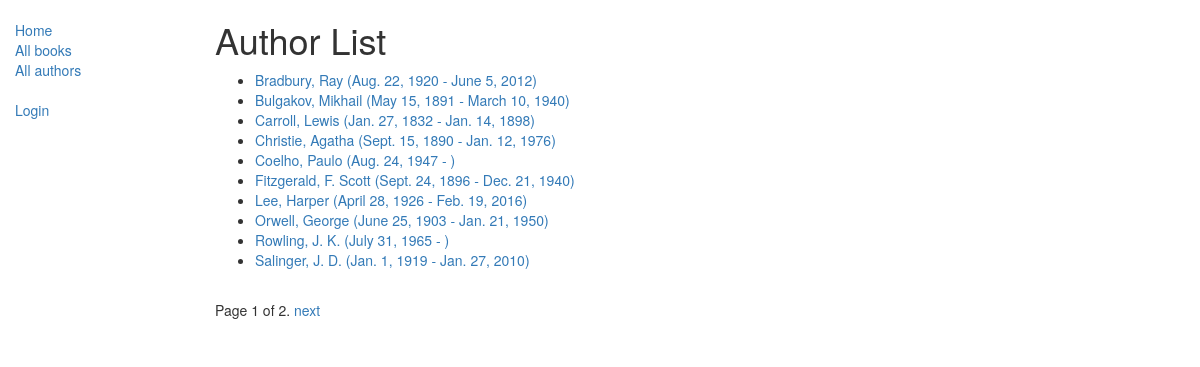
Screenshot of /catalog/authors/ with the database file from the repository.
### catalog/models.py (models this page shows)
class Author(models.Model):
    first_name = models.CharField(max_length=100)
    last_name = models.CharField(max_length=100)
    date_of_birth = models.DateField(null=True, blank=True)
    date_of_death = models.DateField('died', null=True, blank=True)
    def get_absolute_url(self):
        return reverse('author-detail', args=[str(self.id)])
    def __str__(self):
        return '{0}, {1}'.format(self.last_name, self.first_name)
    class Meta:
        ordering = ['last_name']

### catalog/views.py (the view)
# urls.py: path('authors/', views.AuthorListView.as_view(), name='authors'),
class AuthorListView(generic.ListView):
    model = Author
    paginate_by = 10

### catalog/templates/catalog/author_list.html (shortened to what this page needs)
{% extends "base_generic.html" %}
{% block content %}
<h1>Author List</h1>
{% if author_list %}
  <ul>
  {% for author in author_list %}
    <li>
      <a href="{{ author.get_absolute_url }}">
      {{ author }} ({{author.date_of_birth}} - {% if author.date_of_death %}{{author.date_of_death}}{% endif %})
      </a>
    </li>
  {% endfor %}
 </ul>
{% else %}
  <p>There are no authors available.</p>
{% endif %}
{% endblock %}

### rows the page displays
Author: last_name+first_name "Bradbury, Ray", date_of_birth "Aug. 22, 1920", date_of_death "June 5, 2012"
Author: last_name+first_name "Bulgakov, Mikhail", date_of_birth "May 15, 1891", date_of_death "March 10, 1940"
Author: last_name+first_name "Carroll, Lewis", date_of_birth "Jan. 27, 1832", date_of_death "Jan. 14, 1898"
Author: last_name+first_name "Christie, Agatha", date_of_birth "Sept. 15, 1890", date_of_death "Jan. 12, 1976"
Author: last_name+first_name "Coelho, Paulo", date_of_birth "Aug. 24, 1947"
Author: last_name+first_name "Fitzgerald, F. Scott", date_of_birth "Sept. 24, 1896", date_of_death "Dec. 21, 1940"
Author: last_name+first_name "Lee, Harper", date_of_birth "April 28, 1926", date_of_death "Feb. 19, 2016"
Author: last_name+first_name "Orwell, George", date_of_birth "June 25, 1903", date_of_death "Jan. 21, 1950"
Author: last_name+first_name "Rowling, J. K.", date_of_birth "July 31, 1965"
Author: last_name+first_name "Salinger, J. D.", date_of_birth "Jan. 1, 1919", date_of_death "Jan. 27, 2010"

### other values shown
{{ page_obj.number }} "1"
{{ page_obj.paginator.num_pages }} "2"
